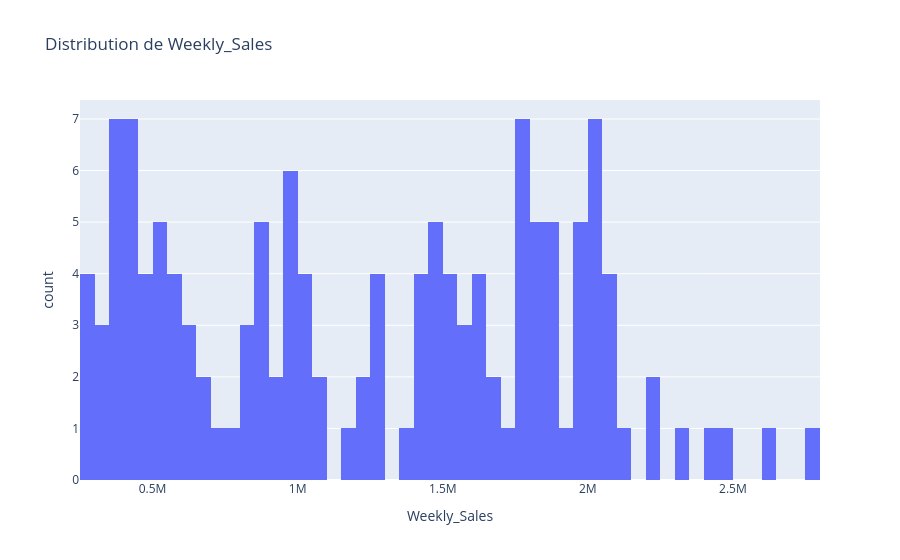

The cell this chart's notebook holds for it:
### Markdown cell above
- La distribution des ventes hebdo est très étalée avec une forte hétérogénéité des niveaux de vente
- Quelques semaines à ventes très élevées probabelemnt liées à certains magasins/périodes/événements

### Code cell
fig = px.histogram(
    df.dropna(subset=["Weekly_Sales"]),
    x="Weekly_Sales",
    nbins=60,
    title="Distribution de Weekly_Sales",
    labels={"Weekly_Sales": "Weekly_Sales"},
)
fig.show()

### Figure 1 — Plotly figure (JSON) as saved in the notebook; plotly's stock layout.template omitted (floating-point values rounded to 4 significant figures; data arrays with more than 128 entries replaced by an {"elided": "..."} marker saying what was removed)
{"data": [{"alignmentgroup": "True", "bingroup": "x", "hovertemplate": "Weekly_Sales=%{x}<br>count=%{y}<extra></extra>", "legendgroup": "", "marker": {"color": "#636efa", "pattern": {"shape": ""}}, "name": "", "nbinsx": 60, "offsetgroup": "", "orientation": "v", "showlegend": false, "type": "histogram", "x": {"elided": "136 float values"}, "xaxis": "x", "yaxis": "y"}], "layout": {"barmode": "relative", "legend": {"tracegroupgap": 0}, "title": {"text": "Distribution de Weekly_Sales"}, "xaxis": {"anchor": "y", "domain": [0, 1], "title": {"text": "Weekly_Sales"}}, "yaxis": {"anchor": "x", "domain": [0, 1], "title": {"text": "count"}}}}
